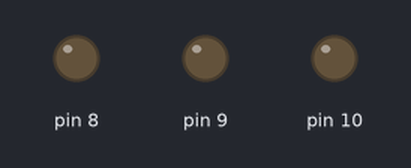
The sketch below on a simulated Arduino Uno, built with avr-gcc and run on an emulated ATmega328P. Parts: output pins drawn as LEDs (lit = HIGH).

Above: at 0.16 s.
At 6.21 s:
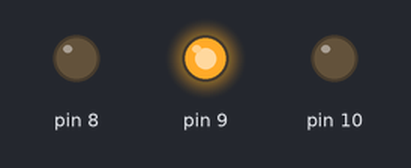
Timing chart, 0 to 40.0 s (numbered marks = the images above):
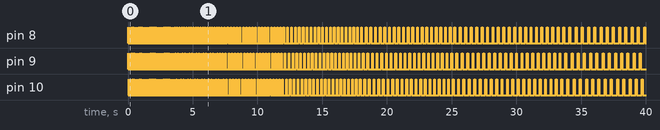

The sketch:

week5_LED.ino
```cpp
int blinkDelay = 0;


void setup() {
  // put your setup code here, to run once:


  pinMode(8, OUTPUT);
  pinMode(9, OUTPUT);
  pinMode(10, OUTPUT);

}

void loop() {

  blinkDelay += 10;
  //if (blinkDelay >= 1000) {
  // blinkDelay -=10;
  //}


  for(int i = 0; i < 200; i +=10) {

  //turns the LED on
  digitalWrite(8, HIGH);
  delay(blinkDelay);

  digitalWrite(8,LOW);
  delay(blinkDelay);

  digitalWrite(9, HIGH);
  delay(blinkDelay);

  digitalWrite(9,LOW);
  delay(blinkDelay);

  digitalWrite(10, HIGH);
  delay(blinkDelay);

  digitalWrite(10,LOW);
  delay(blinkDelay);

  }


}
```

Measured:
- by itself, pin 9: repeats every 0.06 s: LOW 0.05 s, HIGH 0.01 s, until it stays LOW from 39.6 s
